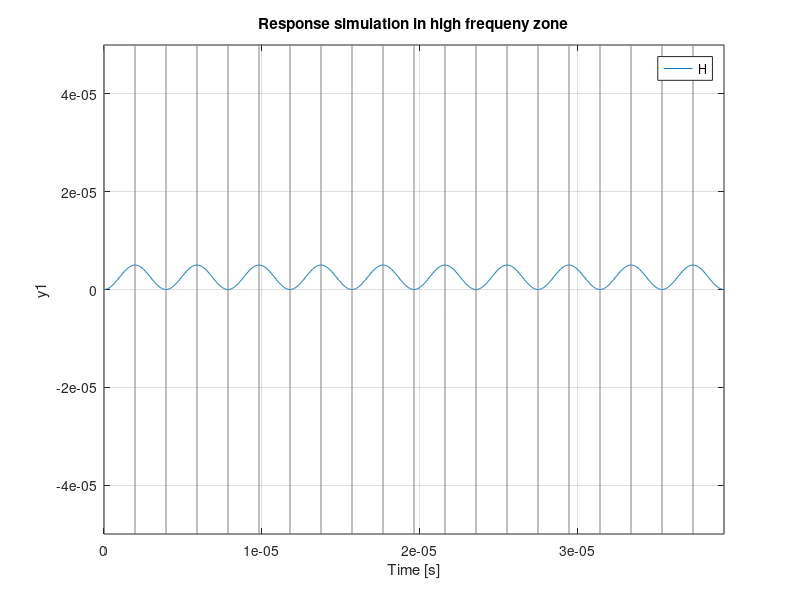

Recreate this plot in MATLAB.
clc;
clear variables;
H = tf(4,[1,0])
nyquist(H)
%% Simulate the response to a sinewave with w = wc 
wc = 4; % cut-off frequency
w = wc;
t = linspace(0,5);
lsim(H,sin(w*t),t); grid on
%% Simulate the response to a sinewave with the frequency w 10 times smaller than wc (low frequency zone)
w = wc/10;
lsim(H,sin(w*t),t); grid on
%% Simulate the response to a sinewave with the frequency w 100 times bigger than wc (high frequency zone)
w = wc*4e5; Tu = 2*pi/w;
t = 0:Tu/100:10*Tu;
lsim(H,sin(w*t),t); grid on; shg;
title("Response simulation in high frequeny zone")
axis([0,max(t),-0.5*1e-4,0.5*1e-4])